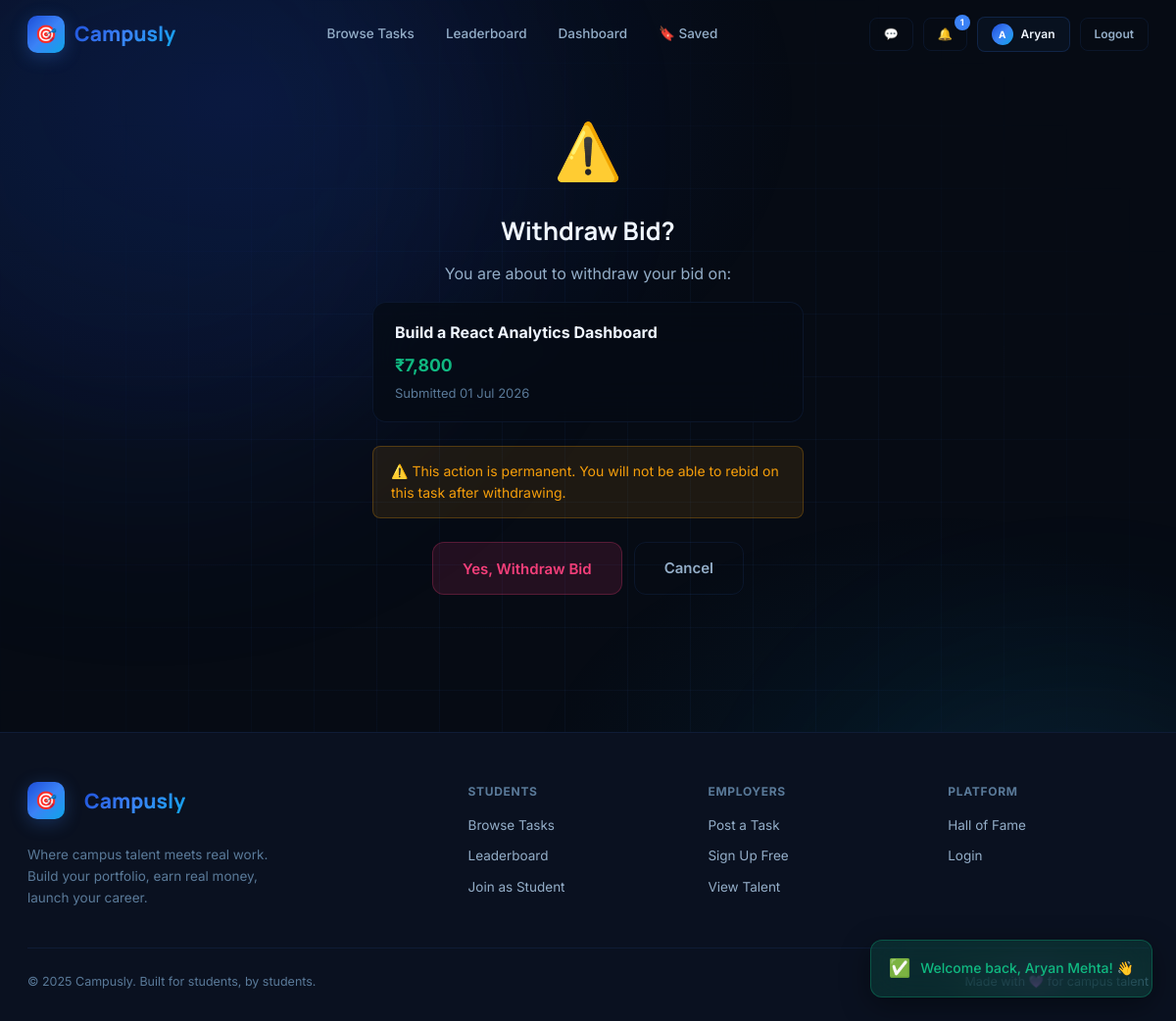
Page /withdraw_bid.php?id=1 (signed in) on the committed database.
### tables this page shows
CREATE TABLE applications (
  id                INT AUTO_INCREMENT PRIMARY KEY,
  task_id           INT           NOT NULL,
  candidate_id      INT           NOT NULL,
  bid_amount        DECIMAL(10,2) NOT NULL COMMENT 'Min 100, max 150% of task price',
  delivery_days     INT           NOT NULL DEFAULT 7 COMMENT 'Between 1 and 90',
  proposal_text     TEXT          COMMENT 'Min 50 chars, max 2000 chars',
  status            ENUM('pending','selected','rejected','completed') DEFAULT 'pending',
  submission_link   VARCHAR(500),
  submission_note   TEXT,
  applied_at        TIMESTAMP     DEFAULT CURRENT_TIMESTAMP,
  updated_at        TIMESTAMP     DEFAULT CURRENT_TIMESTAMP ON UPDATE CURRENT_TIMESTAMP,
  UNIQUE KEY uq_bid (task_id, candidate_id),
  INDEX idx_candidate (candidate_id),
  INDEX idx_status    (status),
  INDEX idx_task      (task_id)
);

CREATE TABLE tasks (
  id           INT AUTO_INCREMENT PRIMARY KEY,
  employer_id  INT           NOT NULL,
  title        VARCHAR(255)  NOT NULL,
  description  TEXT,
  category     VARCHAR(100),
  price        DECIMAL(10,2) DEFAULT 0.00,
  location     VARCHAR(100)  DEFAULT 'Remote',
  skills       VARCHAR(800),
  deadline     DATE,
  duration     VARCHAR(80),
  urgency      ENUM('urgent','high','medium','low') DEFAULT 'medium',
  status       ENUM('open','assigned','completed','cancelled') DEFAULT 'open',
  created_at   TIMESTAMP     DEFAULT CURRENT_TIMESTAMP,
  INDEX idx_status   (status),
  INDEX idx_category (category),
  INDEX idx_employer (employer_id)
);

### withdraw_bid.php (the view, shortened to what this page needs)
<?php
include 'db.php';
$uid    = (int)$_SESSION['user_id'];
$app_id = intval($_GET['id'] ?? 0);
$app = mysqli_fetch_assoc(mysqli_query($conn,
  "SELECT a.*, t.title FROM applications a JOIN tasks t ON t.id=a.task_id
   WHERE a.id=$app_id AND a.candidate_id=$uid AND a.status='pending' LIMIT 1"));
include 'includes/head.php';
include 'includes/navbar.php';
?>
<div class="wrap">
  <div style="max-width:480px;margin:0 auto;padding:110px 20px 60px;text-align:center">
    <div style="font-size:3.5rem;margin-bottom:16px">⚠️</div>
    <h1 style="font-family:var(--fh);font-size:1.6rem;font-weight:700;margin-bottom:10px">Withdraw Bid?</h1>
    <p style="color:var(--t2);margin-bottom:8px">You are about to withdraw your bid on:</p>
    <div class="glass-dark" style="padding:18px 22px;border-radius:var(--r);margin:16px 0 24px;text-align:left">
      <div style="font-weight:700"><?= htmlspecialchars($app['title']) ?></div>
      <div style="color:var(--emerald);font-weight:700;font-size:1.1rem;margin-top:6px">₹<?= number_format($app['bid_amount']) ?></div>
      <div style="color:var(--t3);font-size:13px;margin-top:4px">Submitted <?= date('d M Y',strtotime($app['applied_at'])) ?></div>
    </div>
    <div class="alert alert-warn" style="margin-bottom:24px;text-align:left">
      ⚠️ This action is permanent. You will not be able to rebid on this task after withdrawing.
    </div>
    <form method="POST" style="display:flex;gap:12px;justify-content:center">
      <button type="submit" name="confirm" class="btn btn-danger btn-lg">Yes, Withdraw Bid</button>
      <a href="my_applications.php" class="btn btn-ghost btn-lg">Cancel</a>
    </form>
  </div>
</div>
<?php include 'includes/footer.php'; ?>

### style.css (style rules this page uses)
:root { --ink:#060b14; --ink2:#0a1120; --ink3:#0e1929; --ink4:#132035; --surface:rgba(59,130,246,0.05); --surface2:rgba(59,130,246,0.1); --border:rgba(59,130,246,0.1); --border2:rgba(59,130,246,0.18); --blue:#3b82f6; --blue2:#60a5fa; --blue-dark:#1d4ed8; --blue-glow:rgba(59,130,246,0.28); --indigo:#6366f1; --indigo2:#818cf8; --indigo-glow:rgba(99,102,241,0.25); --sky:#0ea5e9; --sky-glow:rgba(14,165,233,0.2); --violet:#3b82f6; --violet2:#60a5fa; --violet-glow:rgba(59,130,246,0.28); --rose:#f43f7a; --rose-glow:rgba(244,63,122,0.2); --amber:#f59e0b; --amber-glow:rgba(245,158,11,0.2); --cyan:#0ea5e9; --cyan-glow:rgba(14,165,233,0.18); --emerald:#10b981; --emerald-glow:rgba(16,185,129,0.2); --grad-brand:linear-gradient(135deg,#1d4ed8 0%,#3b82f6 50%,#0ea5e9 100%); --grad-cool:linear-gradient(135deg,#1d4ed8,#0ea5e9); --grad-warm:linear-gradient(135deg,#3b82f6,#6366f1); --t1:#f0f6ff; --t2:#94aec8; --t3:#5a7a99; --t4:#2e4a66; --r:14px; --rs:8px; --rl:20px; --tr:all 0.22s cubic-bezier(.4,0,.2,1); --fh:'Manrope',sans-serif; --fb:'Inter',sans-serif; }
* { box-sizing:border-box;margin:0;padding:0 }
html { scroll-behavior:smooth }
body { font-family:var(--fb);background:var(--ink);color:var(--t1);min-height:100vh;overflow-x:hidden;line-height:1.6 }
a { text-decoration:none;color:inherit }
.wrap { position:relative;z-index:1 }
.glass-dark { background:rgba(6,11,20,0.75);backdrop-filter:blur(24px);border:1px solid var(--border) }
.btn { display:inline-flex;align-items:center;justify-content:center;gap:8px;padding:10px 20px;border-radius:var(--rs);font-family:var(--fb);font-size:13.5px;font-weight:600;cursor:pointer;transition:var(--tr);border:none;white-space:nowrap }
.btn-ghost { background:transparent;color:var(--t2);border:1px solid var(--border) }
.btn-danger { background:rgba(244,63,122,0.12);color:var(--rose);border:1px solid rgba(244,63,122,0.25) }
.btn-lg { padding:14px 30px;font-size:15px;border-radius:12px }
.alert { padding:14px 18px;border-radius:var(--rs);font-size:14px;margin-bottom:18px;display:flex;align-items:flex-start;gap:10px }
.alert-warn { background:rgba(245,158,11,0.1);border:1px solid rgba(245,158,11,0.25);color:var(--amber) }

### rows in the picture
applications: task.title "Build a React Analytics Dashboard", bid_amount "7,800", applied_at "01 Jul 2026"

### other values in the picture
$notif_count "1"
substr($user_name,0,1) "A"
explode(' ',$user_name)[0] "Aryan"
